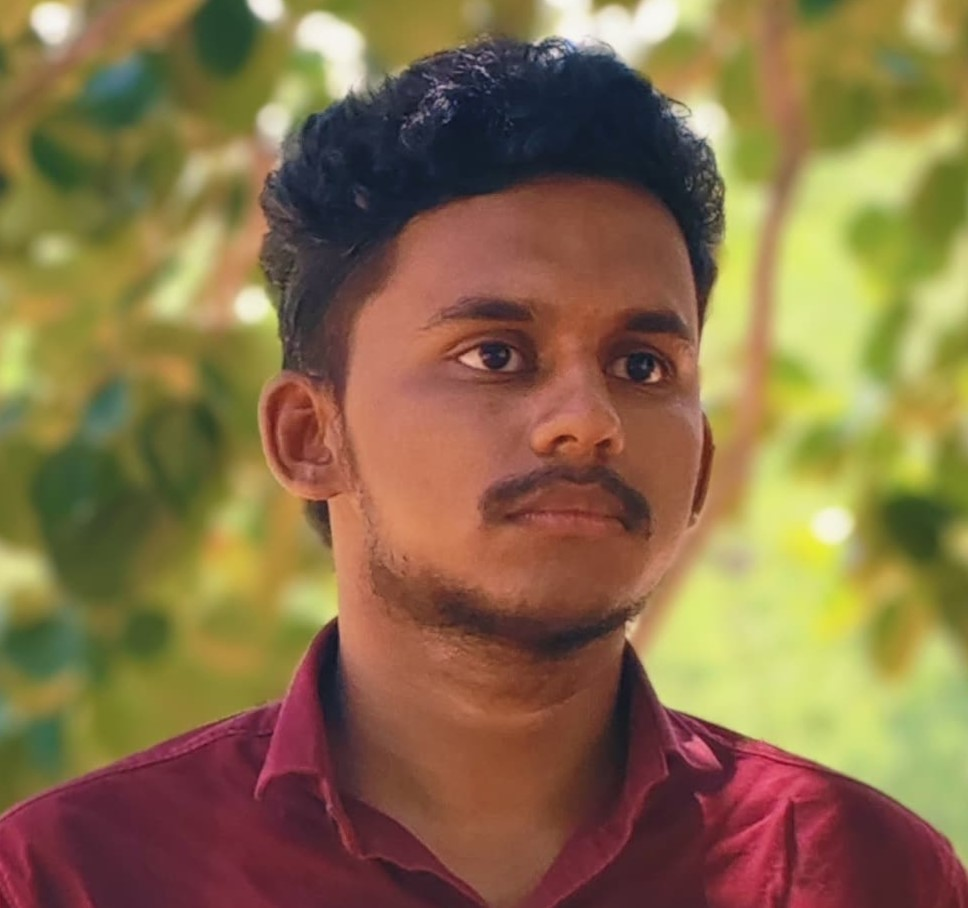
#> input picture imgrecz/veeramani/1.jpg, 968 x 908 px; its folder holds 4 pictures in this run
$ jupyter execute --allow-errors Image_Recognition.ipynb   (shell and % lines are left out)
#> lines starting #> are read from the running program, lines starting #| are printed output that depends on the picture
# 1

A3 Import System Lib

[cell 1]
import os
import warnings
warnings.simplefilter('ignore')

A2 Import DataHandling Libraries

[cell 2]
import pandas as pd
import numpy as np

A3 DataViz Lib

[cell 3]
import matplotlib.pyplot as plt

pip install scikit-image

[cell 4]
from skimage.io import imread, imshow
from skimage.transform import resize
from skimage.color import rgb2gray

[cell 5]
veera =os.listdir("imgrecz/veeramani")

#> (a cell that did not finish here is left out)

#> (a cell that did not finish here is left out)

[cell 8]
limit=10
veera_images=[None]*limit
j=0
for i in veera:
    if (j<limit):
         veera_images[j]=imread("imgrecz/veeramani/"+i)
         j+=1
    else:
        break

[cell 9]
arsha_images=[None]*limit
#> arsha_images = 10 items
j=0
#> (the rest of this cell did not finish here and is left out)

[cell 10]
abi_images=[None]*limit
j=0
#> (the rest of this cell did not finish here and is left out)

[cell 11]
view = imshow(veera_images[0])
plt.show()

#> (a cell that did not finish here is left out)

#> (a cell that did not finish here is left out)

[cell 14]
veera_gray =[None]*limit
j = 0
for i in veera:
    if j < limit:
        veera_gray[j]=rgb2gray(veera_images[j])
        j+=1
    else:
        break
#> after the loop, j = 4; veera_gray = 10 items

[cell 15]
arsha_gray = [None] * limit
j = 0
#> (the rest of this cell did not finish here and is left out)

[cell 16]
abi_gray = [None] * limit
j = 0
#> (the rest of this cell did not finish here and is left out)

[cell 17]
veera_gray[1]

[cell 18]
view=imshow(veera_gray[1])
plt.show()
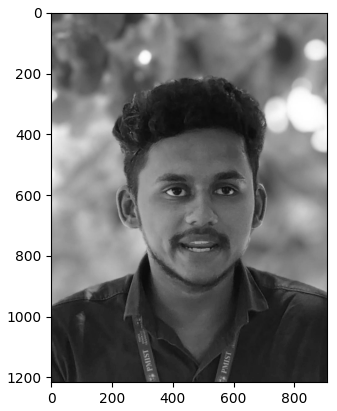
#> figure drawn by matplotlib, 1 panel
